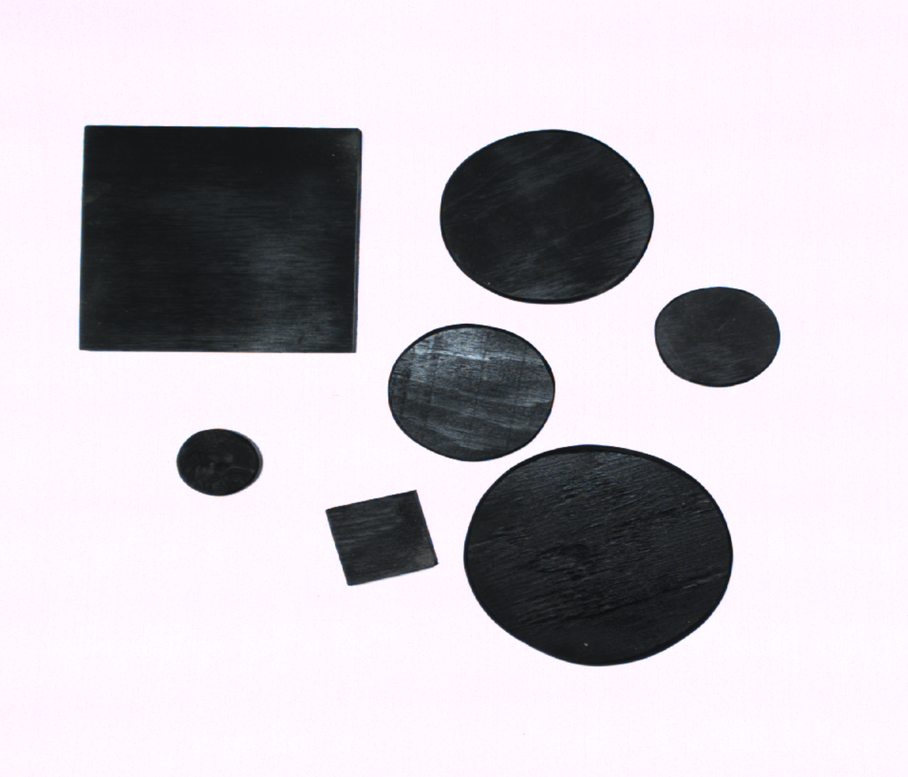
#> input picture i10.png, 908 x 777 px, shrunk from 1435 x 1228 before the run
$ python image_segmentation.py
#> lines starting #> are read from the running program, lines starting #| are printed output that depends on the picture; after the words box and inside, x2 and y2 are one past the last pixel; in counts of white or black regions, pixels touching at a corner belong together
import cv2
import numpy as np

# Load the image
image = cv2.imread('i10.png')
#> image is the input picture: shape (777, 908, 3); mean B, G, R 200.9, 194.5, 199.2
gray = cv2.cvtColor(image, cv2.COLOR_BGR2GRAY)

# Apply GaussianBlur to reduce noise and make the edges smoother
blurred = cv2.GaussianBlur(gray, (5, 5), 0)

# Use Canny edge detection
edges = cv2.Canny(blurred, 20, 200)
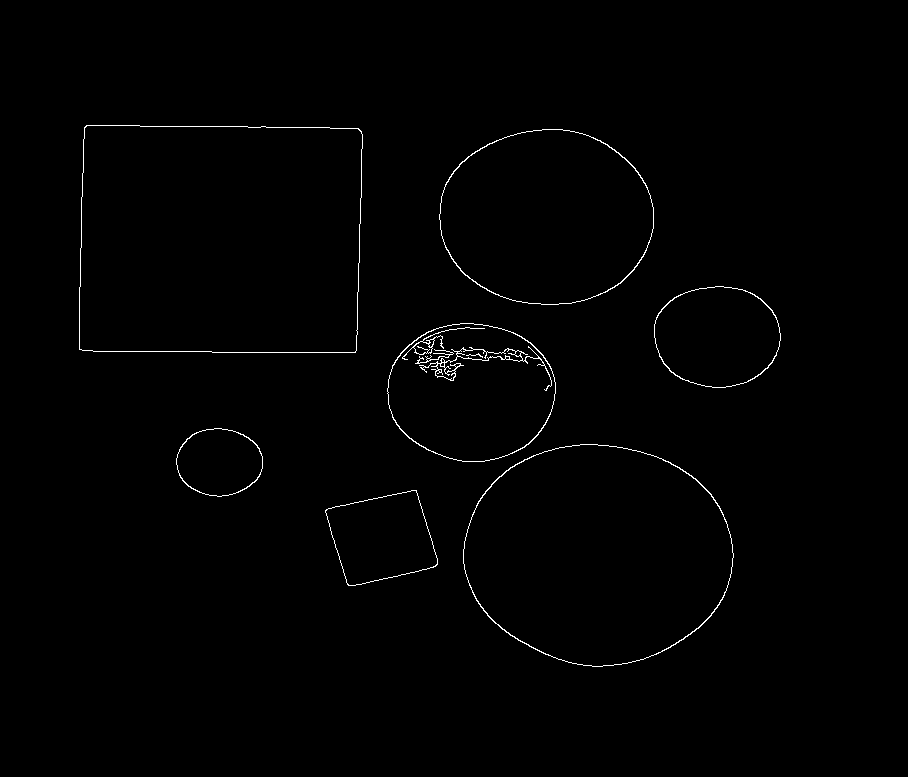
#> edges: shape (777, 908); 0.72% white in thin lines or dots, all inside (x1, y1, x2, y2) = (79, 125, 781, 667)

# Find contours in the edged image
contours, _ = cv2.findContours(edges, cv2.RETR_EXTERNAL, cv2.CHAIN_APPROX_SIMPLE)
#> contours = 7 contours; box (x1, y1, x2, y2) and area: (79, 125, 363, 353) 62643, (463, 444, 734, 667) 46464, (439, 129, 654, 305) 29556, (387, 323, 556, 462) 18195, (654, 286, 781, 388) 10077, (325, 490, 438, 586) 7482, (176, 428, 263, 497) 4558

# List to store areas and centers
shapes_info = []

# Loop over each contour
for contour in contours:
    # Get the moments to calculate the center of the contour
    M = cv2.moments(contour)
    if M['m00'] != 0:
        cx = int(M['m10'] / M['m00'])
        cy = int(M['m01'] / M['m00'])

        # Calculate the area of the contour
        area = cv2.contourArea(contour)

        # Store the area and center
        shapes_info.append((area, cx, cy, contour))
#> this loop made 7 passes
#> (cx, cy, area) on passes 1 to 7: (381, 537, 7481.5), (597, 553, 46464), (218, 461, 4557.5), (470, 391, 18195), (716, 336, 10077), (546, 216, 29555.5), (219, 238, 62643)
#> after the loop, shapes_info = 7 items

# Sort the shapes by area in descending order (largest first)
shapes_info.sort(reverse=True, key=lambda x: x[0])

# Loop through sorted shapes and annotate them with rank
for rank, (area, cx, cy, contour) in enumerate(shapes_info, start=1):
    # Fit a minimum enclosing circle to detect if it's a circle or square
    (_, radius) = cv2.minEnclosingCircle(contour)
    circularity = 4 * np.pi * (area / (cv2.arcLength(contour, True) ** 2))

    # Determine if the shape is a circle or square based on circularity
    if 0.85 < circularity < 1.15:
        shape = "Circle"
    else:
        shape = "Square"

    # Draw the center point and shape on the image
    cv2.circle(image, (cx, cy), 5, (0, 255, 0), -1)
    cv2.putText(image, f"{shape} Rank {rank}", (cx - 40, cy - 20), cv2.FONT_HERSHEY_SIMPLEX, 0.5, (255, 0, 0), 2)

    # Print the center and rank information
    print(f"Shape: {shape}, Center: ({cx}, {cy}), Area: {area}, Rank: {rank}")
#> this loop made 7 passes
#> (area, cx, cy, radius, circularity, shape) on passes 1 to 7: (62643, 219, 238, 178.2, 0.775, 'Square'), (46464, 597, 553, 135.1, 0.878, 'Circle'), (29555.5, 546, 216, 107.3, 0.883, 'Circle'), (18195, 470, 391, 84.25, 0.88, 'Circle'), (10077, 716, 336, 63.51, 0.876, 'Circle'), (7481.5, 381, 537, 62.17, 0.709, 'Square'), (4557.5, 218, 461, 43.3, 0.867, 'Circle')
#| Shape: Square, Center: (219, 238), Area: 62643.0, Rank: 1
#| Shape: Circle, Center: (597, 553), Area: 46464.0, Rank: 2
#| Shape: Circle, Center: (546, 216), Area: 29555.5, Rank: 3
#| Shape: Circle, Center: (470, 391), Area: 18195.0, Rank: 4
#| Shape: Circle, Center: (716, 336), Area: 10077.0, Rank: 5
#| Shape: Square, Center: (381, 537), Area: 7481.5, Rank: 6
#| Shape: Circle, Center: (218, 461), Area: 4557.5, Rank: 7
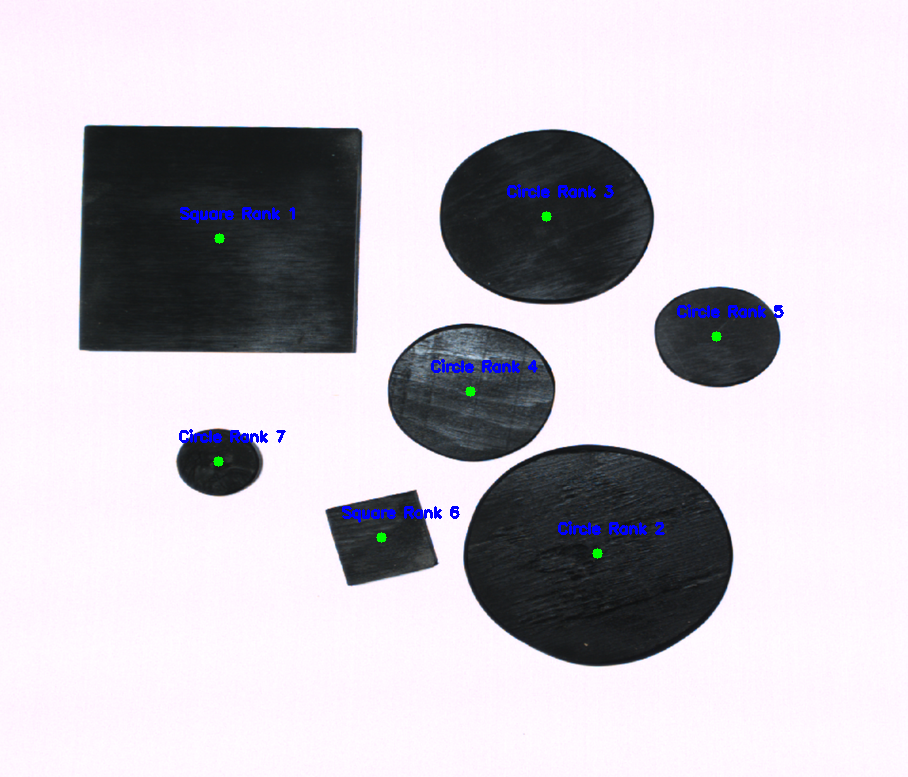
#> image: shape (777, 908, 3); 0.77% of pixels changed, all inside (x1, y1, x2, y2) = (179, 184, 784, 559)

# Save and display the final image with centers and ranks marked
final_image_path = 'your_image_with_centers_and_ranks.png'
cv2.imwrite(final_image_path, image)
cv2.imshow('Detected Centers and Ranks', image)

# Wait for a key press and close all windows
cv2.waitKey(0)
cv2.destroyAllWindows()

$ run again, with i1.png copied over i10.png
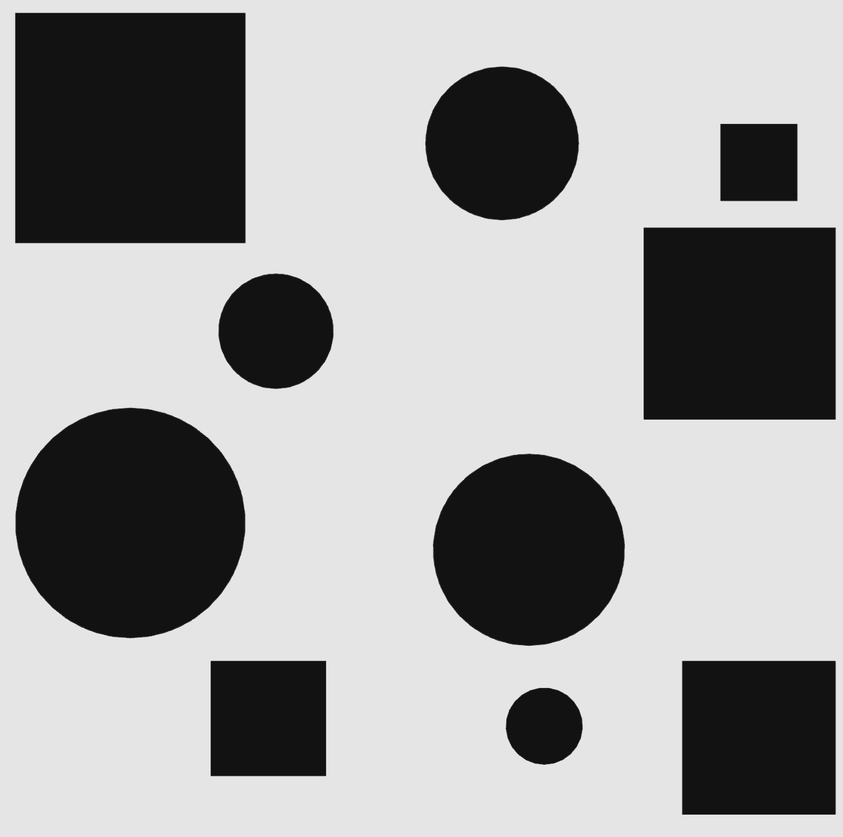
#> input picture i1.png, 843 x 837 px, shrunk from 1437 x 1426 before the run
#> image is the input picture: shape (837, 843, 3); min 0, max 245, mean 158.3
#> `edges = cv2.Canny(blurred, 20, 200)`:
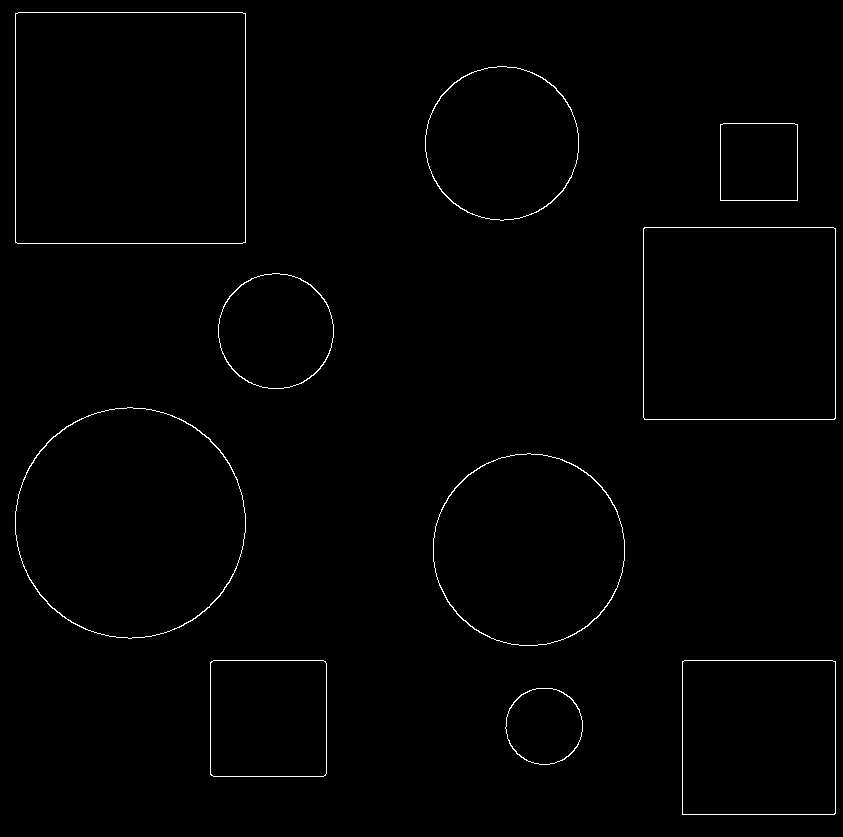
#> edges: shape (837, 843); 0.83% white in thin lines or dots
#> contours = 10 contours; largest, box (x1, y1, x2, y2) and area: (15, 12, 246, 244) 53121, (15, 407, 246, 639) 41597, (643, 227, 836, 420) 36860, (433, 453, 625, 646) 28882, (682, 660, 836, 815) 23558
#> the loop `for contour in contours:` made 10 passes
#> (cx, cy, area) on passes 1 to 8: (543, 725, 4624.5), (758, 737, 23557.5), (267, 718, 13442), (528, 549, 28882), (129, 522, 41597), (275, 330, 10411), (739, 323, 36860), (758, 161, 5924)
#> after the loop `for contour in contours:`: shapes_info = 10 items
#> the loop `for rank, (area, cx, cy, contour) in enumerate(shapes_info, start=1): ..` made 10 passes
#> (area, cx, cy, radius, circularity, shape) on passes 1 to 8: (53121, 129, 127, 162.3, 0.789, 'Square'), (41597, 129, 522, 115.7, 0.893, 'Circle'), (36860, 739, 323, 135.1, 0.79, 'Square'), (28882, 528, 549, 96.53, 0.897, 'Circle'), (23557.5, 758, 737, 108.2, 0.79, 'Square'), (18494.5, 501, 142, 77.4, 0.897, 'Circle'), (13442, 267, 718, 80.62, 0.801, 'Square'), (10411, 275, 330, 58.16, 0.899, 'Circle')
#> (printed output is left out)
#> after the loop `for rank, (area, cx, cy, contour) in enumerate(shapes_info, start=1):`:
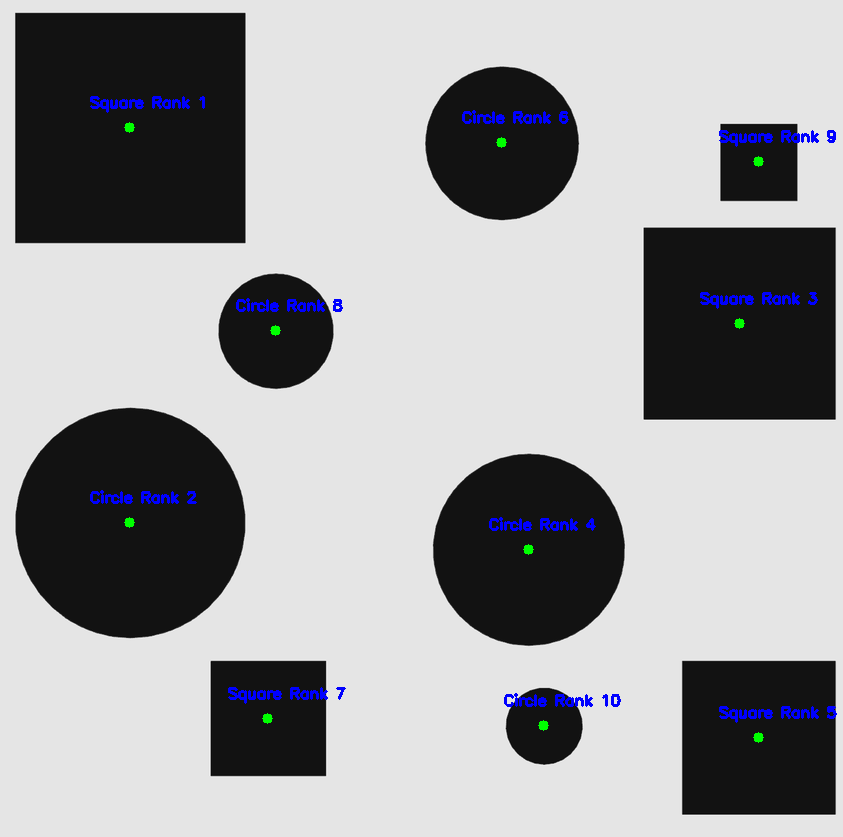
#> image: shape (837, 843, 3); 1.14% of pixels changed, all inside (x1, y1, x2, y2) = (90, 96, 837, 743)

$ run again, with i6.png copied over i10.png
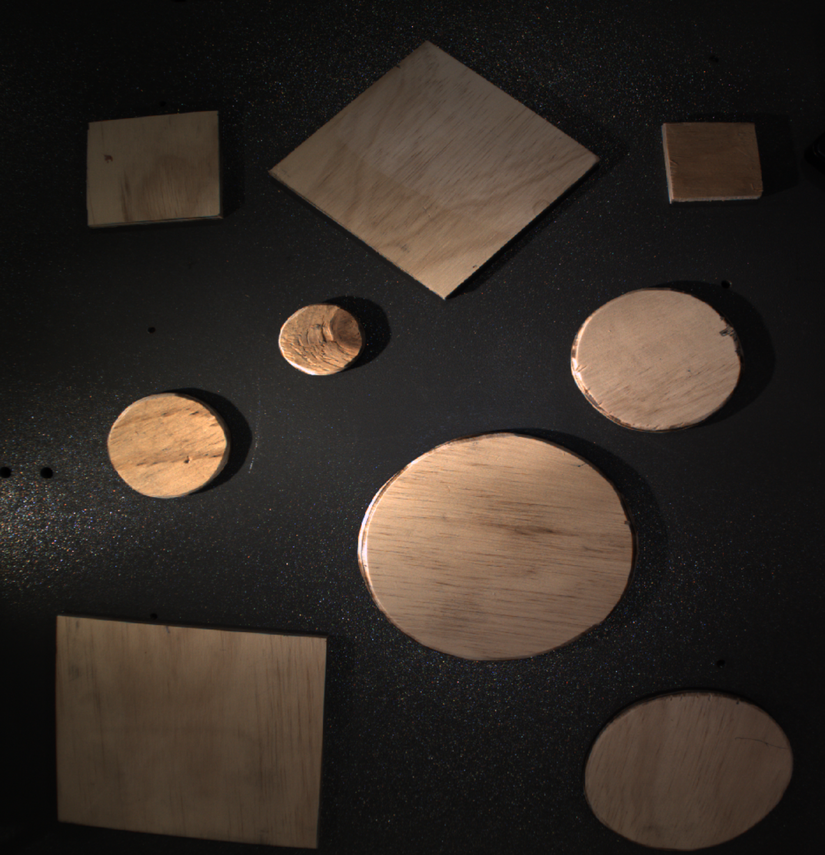
#> input picture i6.png, 825 x 855 px, shrunk from 1402 x 1452 before the run
#> image is the input picture: shape (855, 825, 3); mean B, G, R 37, 43.5, 51.7
#> `edges = cv2.Canny(blurred, 20, 200)`:
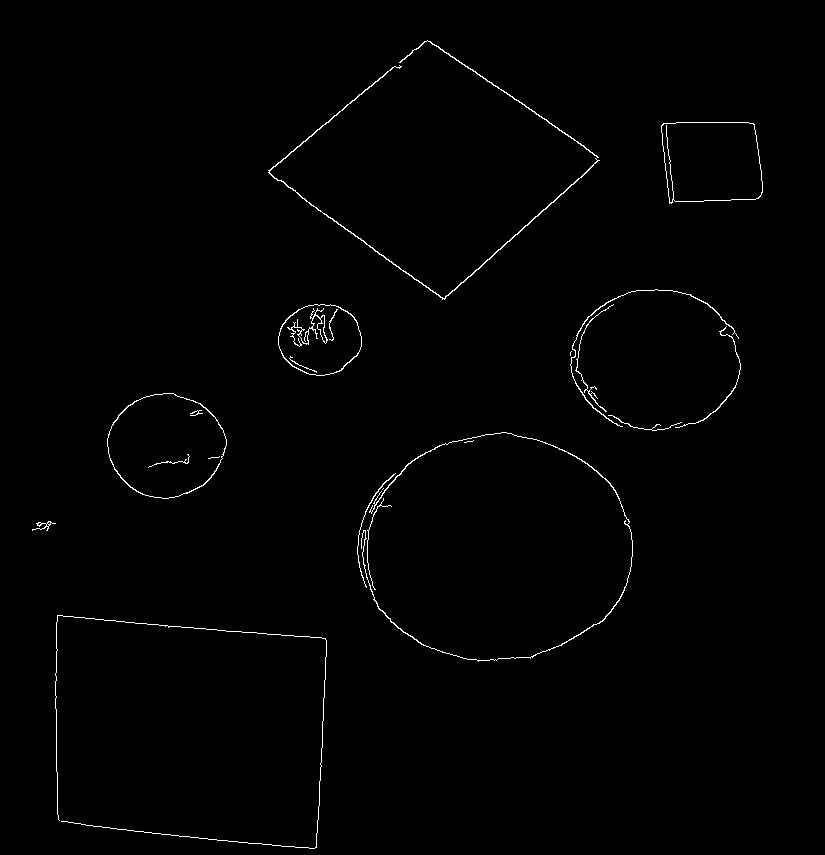
#> edges: shape (855, 825); 0.83% white in thin lines or dots, all inside (x1, y1, x2, y2) = (32, 40, 763, 849)
#> contours = 17 contours, 6 with area under 20; largest, box (x1, y1, x2, y2) and area: (107, 393, 227, 499) 9462, (661, 122, 763, 204) 7320, (278, 304, 362, 376) 4590, (268, 65, 600, 300) 357, (361, 432, 633, 662) 208
#> the loop `for contour in contours:` made 17 passes
#> (cx, cy, area) on passes 2, 5, 7, 9, 11, 12, 13, 14: (44, 524, 33.5), (376, 503, 32.5), (495, 545, 207.5), (165, 445, 9462), (720, 387, 43), (590, 375, 37.5), (319, 339, 4589.5), (628, 346, 100.5)
#> after the loop `for contour in contours:`: shapes_info = 14 items
#> the loop `for rank, (area, cx, cy, contour) in enumerate(shapes_info, start=1): ..` made 14 passes
#> (area, cx, cy, radius, circularity, shape) on passes 1 to 8: (9462, 165, 445, 59.61, 0.878, 'Circle'), (7320, 711, 161, 60.91, 0.751, 'Square'), (4589.5, 319, 339, 41.8, 0.87, 'Circle'), (357, 411, 200, 165.6, 0.00287, 'Square'), (207.5, 495, 545, 135.8, 0.000859, 'Square'), (133, 499, 92, 110.3, 0.00632, 'Square'), (100.5, 628, 346, 85.31, 0.00276, 'Square'), (43, 720, 387, 56.57, 0.0053, 'Square')
#> (printed output is left out)
#> after the loop `for rank, (area, cx, cy, contour) in enumerate(shapes_info, start=1):`:
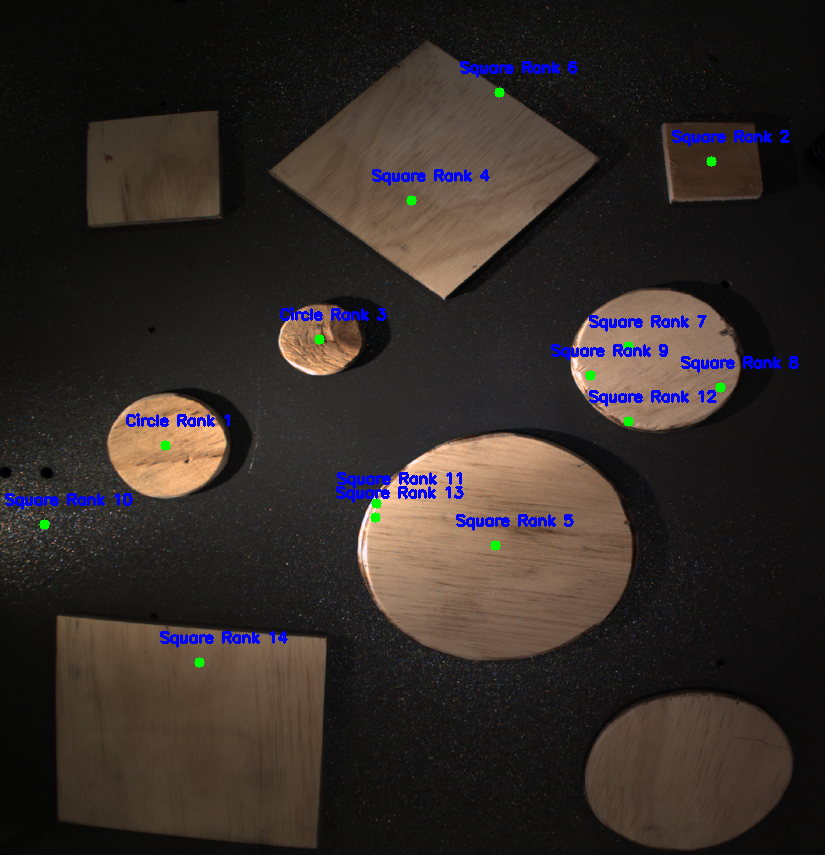
#> image: shape (855, 825, 3); 1.68% of pixels changed, all inside (x1, y1, x2, y2) = (5, 61, 799, 668)

$ run again, with i7.png copied over i10.png
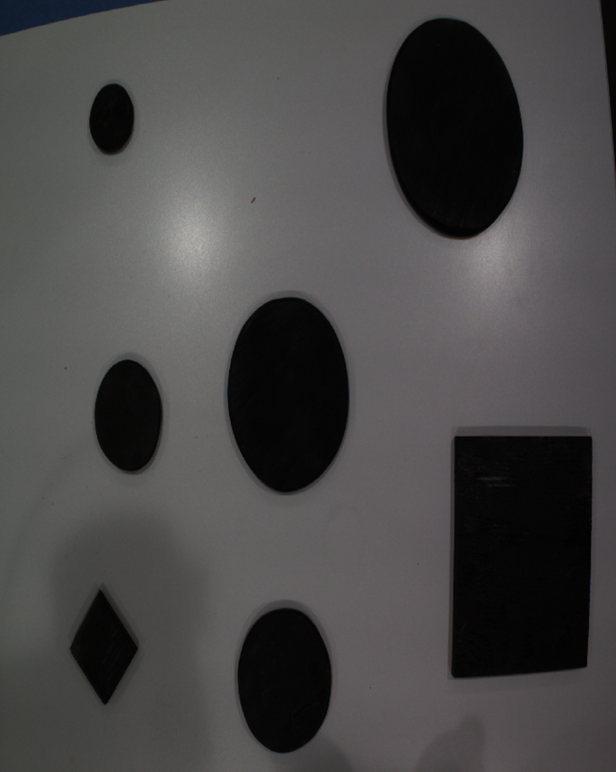
#> input picture i7.png, 616 x 772 px, shrunk from 973 x 1220 before the run
#> image is the input picture: shape (772, 616, 3); mean B, G, R 71.9, 72, 73.4
#> `edges = cv2.Canny(blurred, 20, 200)`:
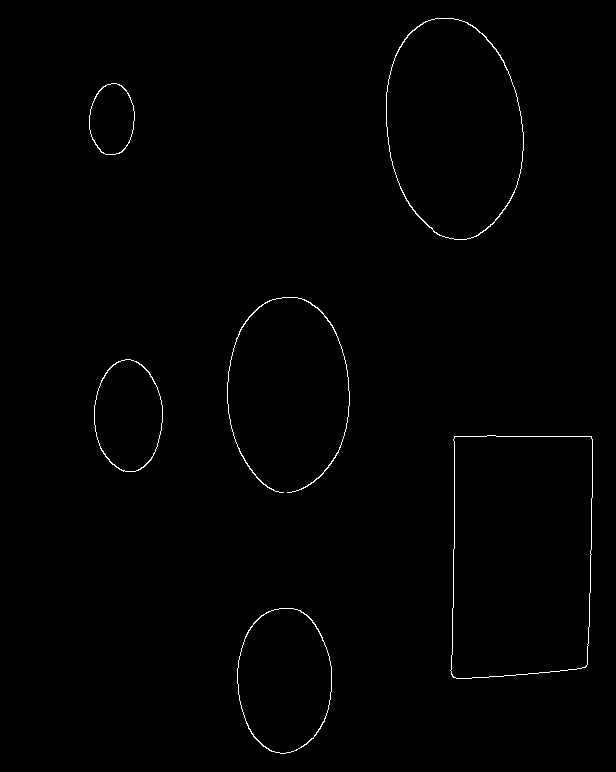
#> edges: shape (772, 616); 0.62% white in thin lines or dots, all inside (x1, y1, x2, y2) = (89, 18, 593, 754)
#> contours = 6 contours; box (x1, y1, x2, y2) and area: (450, 435, 593, 679) 32562, (386, 18, 524, 240) 23718, (237, 608, 332, 754) 10795, (94, 359, 163, 472) 5961, (89, 83, 135, 155) 2520, (227, 297, 350, 493) 116
#> the loop `for contour in contours:` made 6 passes
#> (cx, cy, area) on passes 1 to 6: (284, 679, 10795), (521, 554, 32562.5), (127, 415, 5961), (287, 398, 116), (111, 118, 2519.5), (453, 127, 23718.5)
#> after the loop `for contour in contours:`: shapes_info = 6 items
#> the loop `for rank, (area, cx, cy, contour) in enumerate(shapes_info, start=1): ..` made 6 passes
#> (area, cx, cy, radius, circularity) on passes 1 to 6: (32562.5, 521, 554, 138.9, 0.717), (23718.5, 453, 127, 111.6, 0.82), (10795, 284, 679, 72.79, 0.835), (5961, 127, 415, 56.23, 0.814), (2519.5, 111, 118, 35.92, 0.822), (116, 287, 398, 97.91, 0.00131)
#> (printed output is left out)
#> after the loop `for rank, (area, cx, cy, contour) in enumerate(shapes_info, start=1):`:
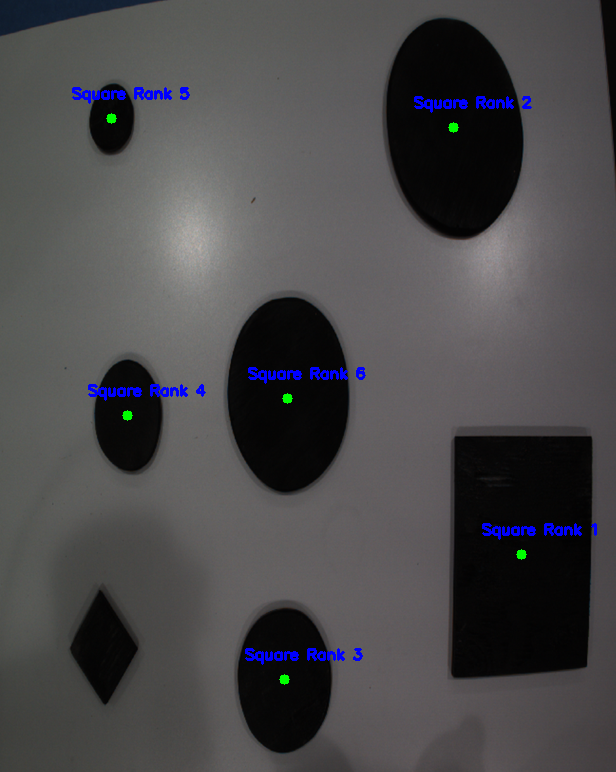
#> image: shape (772, 616, 3); 1.07% of pixels changed, all inside (x1, y1, x2, y2) = (72, 87, 597, 685)
